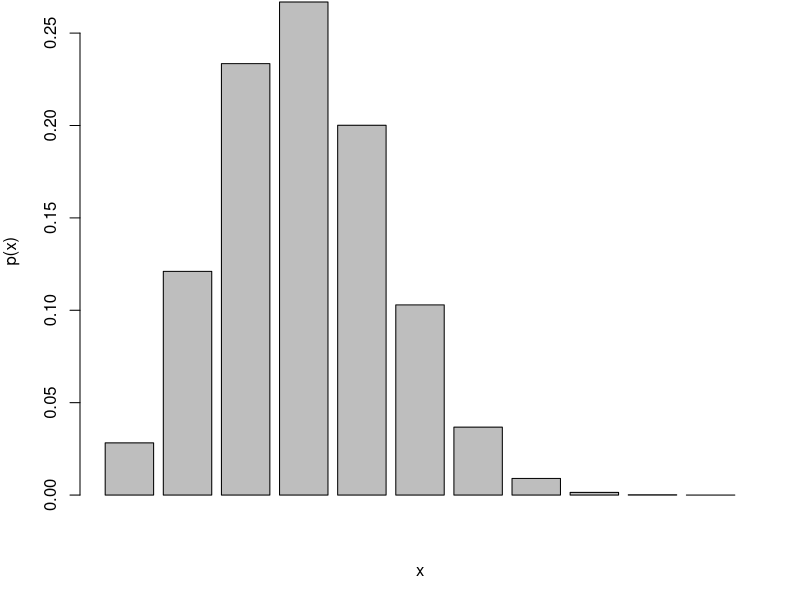
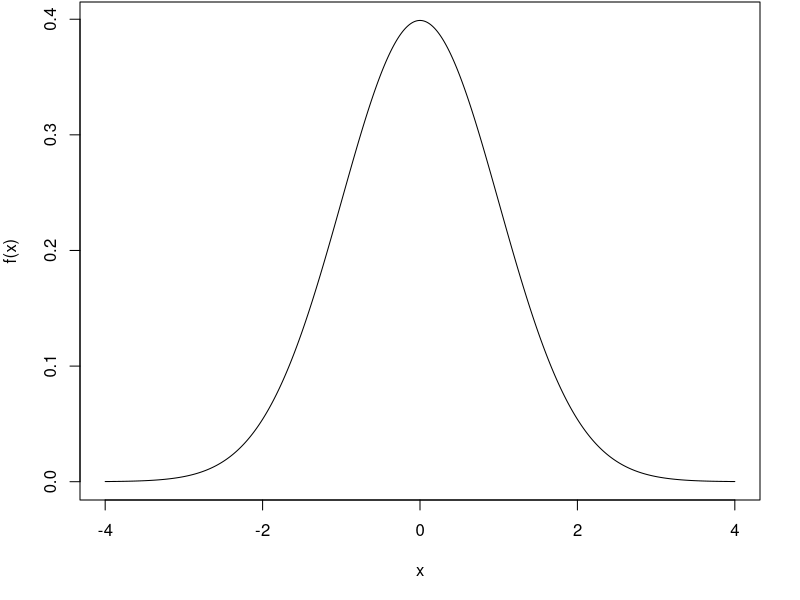
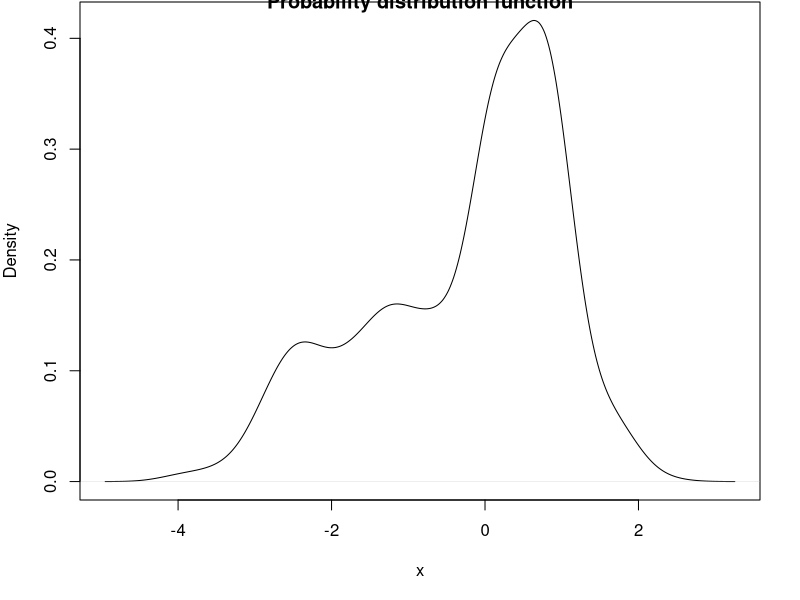

These figures' R source, in order: (Note: this script raises an error after producing the figures.)
## ---- chunk 1
knitr::opts_chunk$set(echo=FALSE, fig.width=10)
## ---- chunk 2
par(mar = c(5,4,0.1,2))
barplot(dbinom(0:10, size = 10, prob = 0.3), xlab = "x", ylab = "p(x)")
## ---- chunk 3
par(mar = c(5,4,0.1,2))
x <- seq(-4,4,0.01)
plot(x, dnorm(x, mean = 0, sd = 1), type = "l", xlab = "x", ylab = "f(x)")
## ---- chunk 4
set.seed(1)
x <- c(rnorm(100), rbeta(400, 0.5, 0.5), runif(300, -3, 2), rnorm(200, -1.5))
plot(density(x), xlab = "x", main = "Probability distribution function")
## ---- chunk 5
par(mfrow = c(1,3))
set.seed(1)
lambda <- 2
pop <- rexp(1e6, rate = lambda)
numSamples <- 5000
nvec <- c(10,100,1000)
sampMeansList <- lapply(nvec, function(n) {
	sapply(seq_len(numSamples), function(i) { mean(sample(pop, size = n)) })
})
for (i in seq_along(nvec)) {
	hist(sampMeansList[[i]], xlab = "Sample mean", main = paste("Distribution of", numSamples, "sample\nmeans of size", n), xlim = c(0,1.5))
	abline(v = 1/lambda, col = "red", lwd = 2, lty = "dashed")
}
## ---- chunk 6
set.seed(1)
nvec <- seq(10, 1e4)
sampMeans <- sapply(nvec, function(n) { mean(rexp(n, rate = 0.5)) })
plot(nvec, sampMeans, pch = ".", xlab = "Sample size", ylab = "Sample mean")
abline(h = 2, col = "red", lwd = 2, lty = "dashed")
## ---- chunk 7
set.seed(1)
n <- 1000
x1 <- rt(n, df = 1)
x2 <- rexp(n)
y <- 2 + 0.05*sqrt(abs(x1)) - 0.5*log(abs(x2)) + rnorm(n, 0, 5)
df <- data.frame(y = y, x1 = x1, x2 = x2)
summary(lm(y ~ x1+ x2, data = df))
